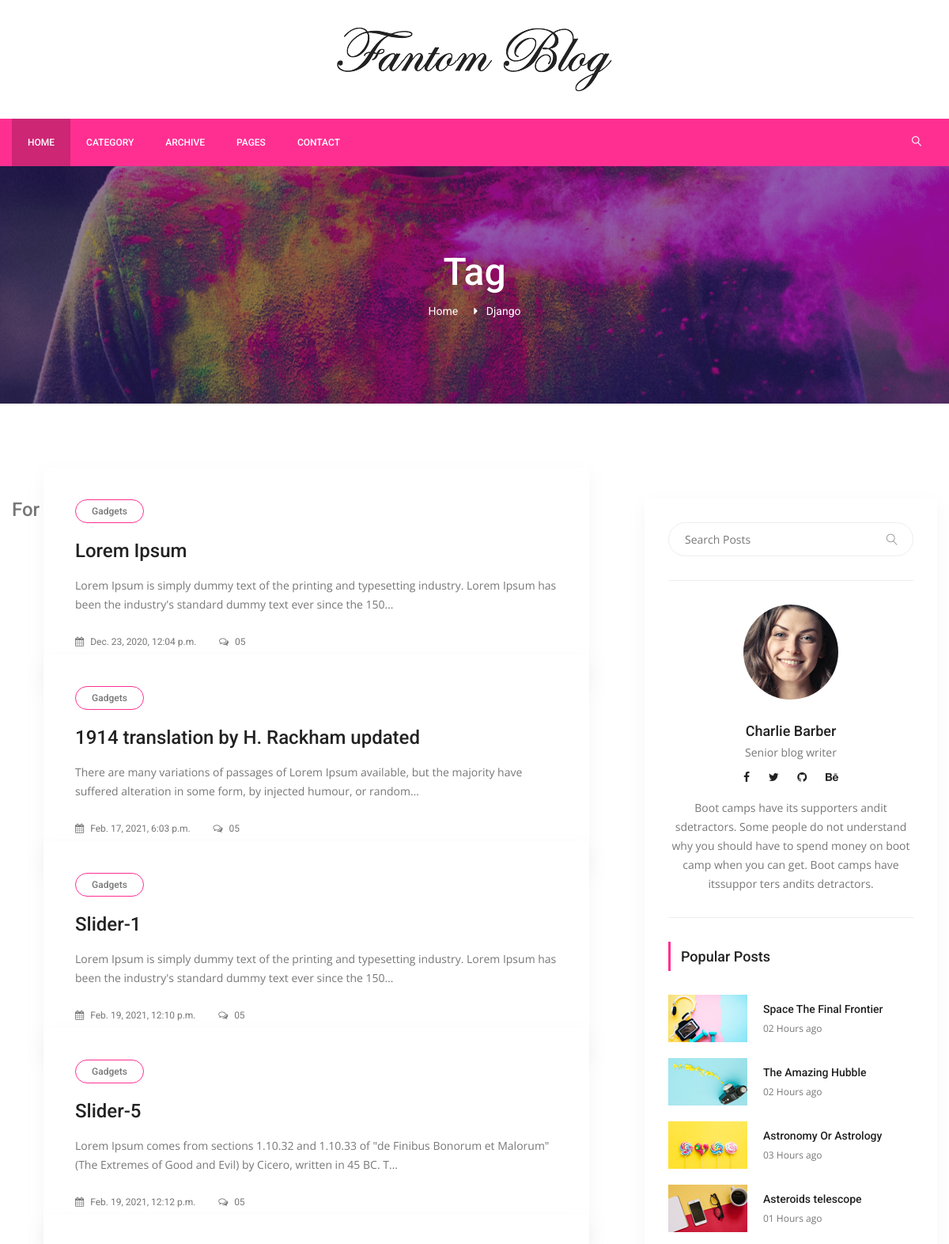
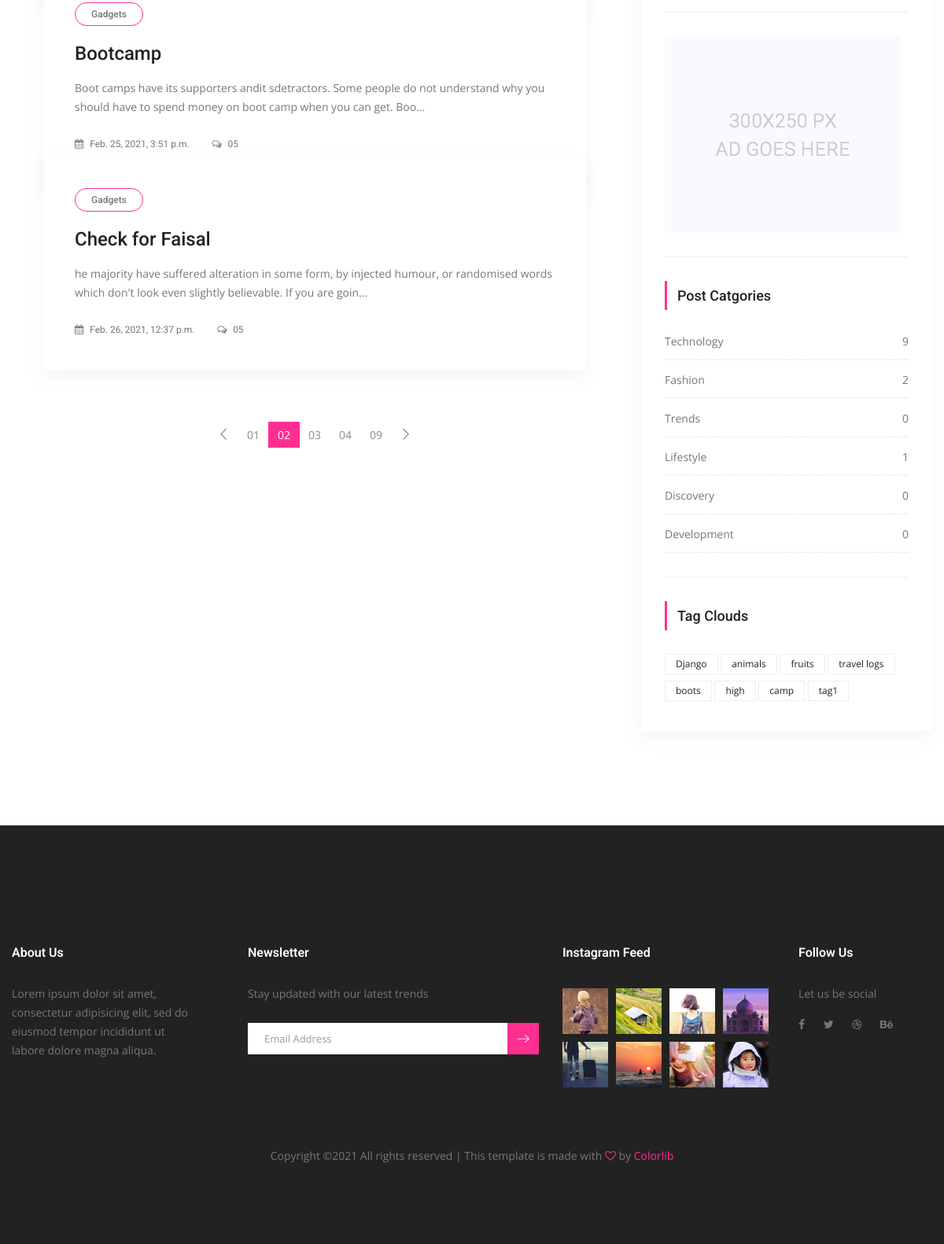
/posts/tag/django, run on the app's committed database (2 pictures, top to bottom).
### posts/models.py (models this page shows, shortened)
class Tag(models.Model):
	title= models.CharField(max_length=50)
	slug= models.SlugField(editable=False)
	def __str__(self):
		return self.title
	def post_count(self):
		return self.posts.all().count()

class Post(models.Model):
	title= models.CharField(max_length=150)
	content=models.TextField()
	publishing_date=models.DateTimeField(auto_now_add=True)
	image= models.ImageField(blank=True, null=True, upload_to='uploads/')
	user= models.ForeignKey(settings.AUTH_USER_MODEL,on_delete=models.CASCADE)
	slug= models.SlugField(default="slug",editable=False)
	category=models.ForeignKey(Category, on_delete=models.CASCADE, default=1, related_name="posts")
	tag =models.ManyToManyField(Tag, related_name= "posts",blank=True)
	slider_post = models.BooleanField(default= False)

class Category(models.Model):
	title= models.CharField(max_length=150)
	slug= models.SlugField(editable=False)
	def post_count(self):
		return self.posts.all().count()

### posts/views.py (the view)
# urls.py: path('tag/<slug:slug>', TagDetail.as_view(), name="tag_detail"),
class TagDetail(ListView):
	model= Post
	template_name= 'tag/tag_detail.html'
	context_object_name='posts'
	def get_queryset(self):
		self.tag= get_object_or_404(Tag, slug=self.kwargs['slug'])
		return Post.objects.filter(tag=self.tag).order_by('id')
	def get_context_data(self, **kwargs):
		context= super(TagDetail, self).get_context_data(**kwargs)
		self.tag= get_object_or_404(Tag, slug=self.kwargs['slug'])
		context['tag']=self.tag
		return context

### posts/templatetags/custom_tags.py (called while the page is built)
@register.simple_tag(name="categories")
def all_categories():
	return Category.objects.all()

@register.simple_tag(name="tags")
def all_tags():
	return Tag.objects.all()

### templates/tag/tag_detail.html (shortened to what this page needs)
{% extends 'base.html' %}
{% load static %}
{% block content %}
        <section class="banner_area">
            <div class="banner_inner d-flex align-items-center">
            	<div class="overlay bg-parallax" data-stellar-ratio="0.9" data-stellar-vertical-offset="0" data-background=""></div>
				<div class="container">
					<div class="banner_content text-center">
						<h2>Tag</h2>
						<div class="page_link">
							<a href="{% url 'index' %}">Home</a>
							<a href="#">{{ tag.title }}</a>
						</div>
					</div>
				</div>
            </div>
        </section>
        <section class="blog_area p_120">
            <div class="container">
                <div class="row">
                    <div class="col-lg-8">
                    	<h3>
                    For this {{ tag.title }} tag {{ tag.post_count }} post(s)
                    	</h3>
                        <div class="blog_left_sidebar">
                            {% for post in posts %}
                            <article class="blog_style1">
                            	<div class="blog_img">
                            	</div>
                            	<div class="blog_text">
									<div class="blog_text_inner">
										<a class="cat" href="#">Gadgets</a>
							<a href="{% url 'detail' pk=post.id slug=post.slug %}"><h4>{{ post.title }}</h4></a>
										<p>{{ post.content|truncatechars:150 }}</p>
										<div class="date">
											<a href="#"><i class="fa fa-calendar" aria-hidden="true"></i> {{ post.publishing_date }}</a>
											<a href="#"><i class="fa fa-comments-o" aria-hidden="true"></i> 05</a>
										</div>
									</div>
                            	</div>
                            </article>
                              {% endfor %}
                            <nav class="blog-pagination justify-content-center d-flex">
		                        <ul class="pagination">
		                            <li class="page-item">
		                                <a href="#" class="page-link" aria-label="Previous">
		                                    <span aria-hidden="true">
		                                        <span class="lnr lnr-chevron-left"></span>
		                                    </span>
		                                </a>
		                            </li>
		                            <li class="page-item"><a href="#" class="page-link">01</a></li>
		                            <li class="page-item active"><a href="#" class="page-link">02</a></li>
		                            <li class="page-item"><a href="#" class="page-link">03</a></li>
		                            <li class="page-item"><a href="#" class="page-link">04</a></li>
		                            <li class="page-item"><a href="#" class="page-link">09</a></li>
		                            <li class="page-item">
		                                <a href="#" class="page-link" aria-label="Next">
		                                    <span aria-hidden="true">
		                                        <span class="lnr lnr-chevron-right"></span>
		                                    </span>
		                                </a>
		                            </li>
		                        </ul>
		                    </nav>
                        </div>
                    </div>
                    {% include 'right_side.html' %}
                    </div>
                </div>
            </div>
        </section>
 {% endblock %}

### templates/right_side.html
 {% load static %}
{% load custom_tags %}
 <div class="col-lg-4">
                        <div class="blog_right_sidebar">
                            <aside class="single_sidebar_widget search_widget">
                                <div class="input-group">
                                    <input type="text" class="form-control" placeholder="Search Posts">
                                    <span class="input-group-btn">
                                        <button class="btn btn-default" type="button"><i class="lnr lnr-magnifier"></i></button>
                                    </span>
                                </div>
                                <div class="br"></div>
                            </aside>
                            <aside class="single_sidebar_widget author_widget">
                                <img class="author_img rounded-circle" src="{% static 'img/blog/author.png' %}" alt="">
                                <h4>Charlie Barber</h4>
                                <p>Senior blog writer</p>
                                <div class="social_icon">
                                    <a href="#"><i class="fa fa-facebook"></i></a>
                                    <a href="#"><i class="fa fa-twitter"></i></a>
                                    <a href="#"><i class="fa fa-github"></i></a>
                                    <a href="#"><i class="fa fa-behance"></i></a>
                                </div>
                                <p>Boot camps have its supporters andit sdetractors. Some people do not understand why you should have to spend money on boot camp when you can get. Boot camps have itssuppor ters andits detractors.</p>
                                <div class="br"></div>
                            </aside>
                            <aside class="single_sidebar_widget popular_post_widget">
                                <h3 class="widget_title">Popular Posts</h3>
                                <div class="media post_item">
                                    <img src="{% static 'img/blog/popular-post/post1.jpg' %}" alt="post">
                                    <div class="media-body">
                                        <a href="blog-details.html"><h3>Space The Final Frontier</h3></a>
                                        <p>02 Hours ago</p>
                                    </div>
                                </div>
                                <div class="media post_item">
                                    <img src="{% static 'img/blog/popular-post/post2.jpg'%}" alt="post">
                                    <div class="media-body">
                                        <a href="blog-details.html"><h3>The Amazing Hubble</h3></a>
                                        <p>02 Hours ago</p>
                                    </div>
                                </div>
                                <div class="media post_item">
                                    <img src="{% static 'img/blog/popular-post/post3.jpg'%}" alt="post">
                                    <div class="media-body">
                                        <a href="blog-details.html"><h3>Astronomy Or Astrology</h3></a>
                                        <p>03 Hours ago</p>
                                    </div>
                                </div>
                                <div class="media post_item">
                                    <img src="{% static 'img/blog/popular-post/post4.jpg' %}" alt="post">
                                    <div class="media-body">
                                        <a href="blog-details.html"><h3>Asteroids telescope</h3></a>
                                        <p>01 Hours ago</p>
                                    </div>
                                </div>
                                <div class="br"></div>
                            </aside>
                            <aside class="single_sidebar_widget">
                                <a href="#"><img class="img-fluid" src="{% static 'img/blog/add.jpg' %}" alt=""></a>
                                <div class="br"></div>
                            </aside>
                            <aside class="single_sidebar_widget post_category_widget">
                                <h4 class="widget_title">Post Catgories</h4>
                                <ul class="list cat-list">
                                    {% categories as categories %}
                                    {% for category in categories %}
                                    <li>
                                        <a href="{% url 'category_detail' pk=category.id slug=category.slug %}" class="d-flex justify-content-between">
                                            <p>{{ category.title }}</p>
                                            <p>{{ category.post_count }}</p>
                                        </a>
                                    </li>
                                    {% endfor %}
                                </ul>
                                <div class="br"></div>
                            </aside>
                            <aside class="single-sidebar-widget tag_cloud_widget">
                                <h4 class="widget_title">Tag Clouds</h4>
                                <ul class="list">
                                    {% tags as labels %}
                                    {% for label in labels %}
                                    <li><a href="{% url 'tag_detail' slug=label.slug %}">{{ label }}</a></li>
                                    {% endfor %}
                                </ul>
                            </aside>
                        </div>

### data on the page
Tag: title "Django"
Post: title "Lorem Ipsum", content "Lorem Ipsum is simply dummy text of the printing and typesetting industry. Lorem Ipsum has been the industry's standard dummy text ever since the 150…", publishing_date "Dec. 23, 2020, 12:04 p.m."
Post: title "1914 translation by H. Rackham updated", content "There are many variations of passages of Lorem Ipsum available, but the majority have suffered alteration in some form, by injected humour, or random…", publishing_date "Feb. 17, 2021, 6:03 p.m."
Post: title "Slider-1", content "Lorem Ipsum is simply dummy text of the printing and typesetting industry. Lorem Ipsum has been the industry's standard dummy text ever since the 150…", publishing_date "Feb. 19, 2021, 12:10 p.m."
Post: title "Slider-5", content "Lorem Ipsum comes from sections 1.10.32 and 1.10.33 of \"de Finibus Bonorum et Malorum\" (The Extremes of Good and Evil) by Cicero, written in 45 BC. T…", publishing_date "Feb. 19, 2021, 12:12 p.m."
Post: title "Bootcamp", content "Boot camps have its supporters andit sdetractors. Some people do not understand why you should have to spend money on boot camp when you can get. Boo…", publishing_date "Feb. 25, 2021, 3:51 p.m."
Post: title "Check for Faisal", content "he majority have suffered alteration in some form, by injected humour, or randomised words which don't look even slightly believable. If you are goin…", publishing_date "Feb. 26, 2021, 12:37 p.m."
Category: title "Technology", post_count "9"
Category: title "Fashion", post_count "2"
Category: title "Trends", post_count "0"
Category: title "Lifestyle", post_count "1"
Category: title "Discovery", post_count "0"
Category: title "Development", post_count "0"
Tag: title "animals"
Tag: title "fruits"
Tag: title "travel logs"
Tag: title "boots"
Tag: title "high"
Tag: title "camp"
Tag: title "tag1"
